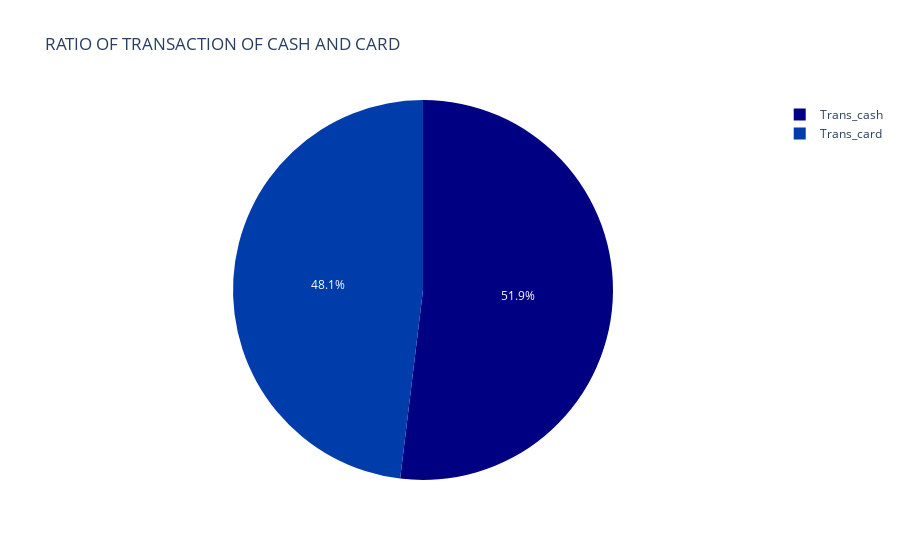

The notebook cell this image was saved under:
### Markdown cell above
More transactions were done using cash than with card.
Let's visualise this using pie plot

### Code cell
px.pie(df1,values= df1.iloc[0],names=['Trans_cash','Trans_card'],
       title='RATIO OF TRANSACTION OF CASH AND CARD',
      color_discrete_sequence=px.colors.sequential.Jet)

### Figure 1 — Plotly figure (JSON) as saved in the notebook; plotly's stock layout.template omitted (floating-point values rounded to 4 significant figures)
{"data": [{"domain": {"x": [0, 1], "y": [0, 1]}, "hovertemplate": "label=%{label}<br>value=%{value}<extra></extra>", "labels": ["Trans_cash", "Trans_card"], "legendgroup": "", "name": "", "showlegend": true, "values": [84487, 78246], "type": "pie"}], "layout": {"legend": {"tracegroupgap": 0}, "title": {"text": "RATIO OF TRANSACTION OF CASH AND CARD"}, "piecolorway": ["rgb(0,0,131)", "rgb(0,60,170)", "rgb(5,255,255)", "rgb(255,255,0)", "rgb(250,0,0)", "rgb(128,0,0)"]}}
